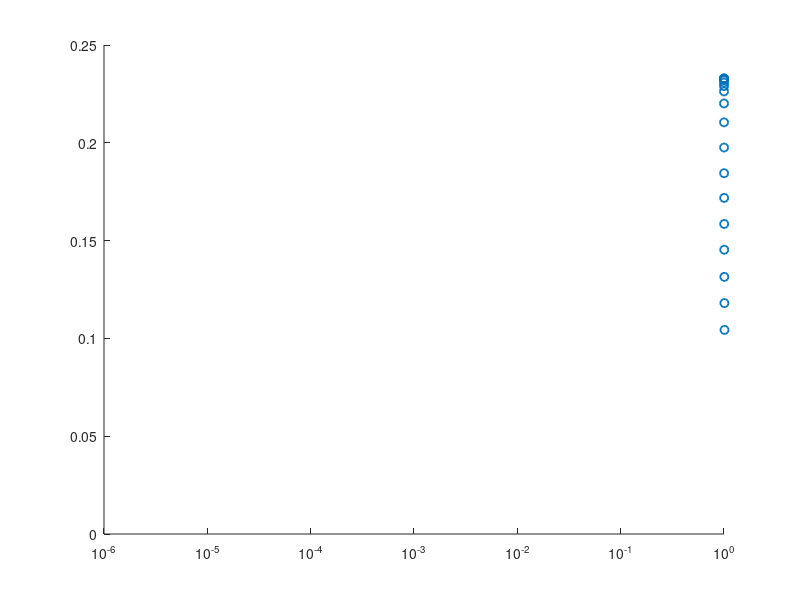

Write the MATLAB code that produced this figure.
Y2dig = [0.000001259373251009453, 0.0016356832559905887
0.000001940371514687366, 0.0016025340305349522
0.0000029896204820625454, 0.0015878010414437094
0.000004606266811721296, 0.0016191086432628399
0.000007097162099250899, 0.0017148730723568206
0.000010935067674552048, 0.001838261855997031
0.000016425277673761178, 0.001900754284726358
0.000026404127033029627, 0.0024515225269256813
0.000040684964135886944, 0.003202904970585868
0.00006269341914220248, 0.0045951724397209626
0.00009661151089441488, 0.006455212312507286
0.00014889449868739623, 0.009376027399872727
0.00022949861531119172, 0.013574929290915111
0.00035379848646591367, 0.019617296442016013
0.0005409312613321087, 0.02791745658721459
0.0007894575190711522, 0.03736000500180639
0.001081227347832378, 0.04702986427015876
0.0014375808419734757, 0.05696085143796081
0.0018554936933736727, 0.06678056320782266
0.002344529657527944, 0.07589687120575878
0.0030521342928085966, 0.0866988269729213
0.0040136500475999775, 0.09677657805001036
0.0050843218828736225, 0.10571917356711236
0.006760471742639133, 0.11636072931788329
0.008874571290805638, 0.1257137688012191
0.0118992451225351, 0.135044789565823
0.01671725005158139, 0.145064269471123
0.02398865337157055, 0.1549121197871557
0.03471499530388527, 0.16449257733511669
0.050459468167906765, 0.17382922974911083
0.07455511898899843, 0.18294851580001803
0.11353093255938604, 0.19160624283429284
0.17503867132652096, 0.1987351767005191
0.26679231016973654, 0.20340996843753306
0.4064259511021543, 0.206019534832023
0.7030855313803712, 0.2071766116159234];

Y1dig = [0.000001373529692170367, -8.560447239697871e-7
0.0000025331837480962662, -8.560447239697871e-7
0.000004671919317214954, -9.544607500588248e-7
0.000008660796396777242, 0.0000032050722105748074
0.000017260095942577926, 0.000004410668530165519
0.00002752408120930954, 0.00000532703599283443
0.00005177276615169792, 0.000014358888500658369
0.00009186117900785602, 0.00003338814512404871
0.00014986522527850034, 0.00006915400836122283
0.00023611530301419464, 0.00014773813529345733
0.0003323978845358271, 0.00025447449336128496
0.0004047661880469069, 0.00033881983960600253
0.0004860328341762603, 0.00044311601649744395
0.000578917462013169, 0.000558498469268909
0.0006720451003031337, 0.0006743481914079396
0.0007721692103973206, 0.0007915595154903328
0.0008781300388381325, 0.0009076879027874833
0.0009935079179363452, 0.0010249054905272146
0.001118278505890224, 0.0011382647226986847
0.0012587185206672858, 0.0012522447533637258
0.0014314460205828397, 0.0013693221523410203
0.0016447088788256528, 0.001485099414328974
0.00191978937739215, 0.0015962392266480317
0.0023454434784245127, 0.0017048030385381889
0.0034673516194610233, 0.0017929588865595158
0.006305516378237161, 0.0017168316639490644
0.011139859000503386, 0.0016146877580839845
0.01902845820167395, 0.0015537727113906358
0.034379283794653895, 0.0015224764150943394
0.06404523155549899, 0.0015150788104666508
0.11655544406190319, 0.001540965207631874
0.199157434682314, 0.0015937890069640229
0.3548035159937796, 0.0016516193304715312
0.603649244190338, 0.0016732344956103355
0.9684298167840083, 0.0016771372000931744];

Tdig = [0.000001486020665739492, 6535.360339148868
0.0000026693317322194124, 6535.102680625038
0.000004885073958422841, 6533.891994450791
0.000009651826184622128, 6534.859101743134
0.000017638267021713327, 6529.801025356456
0.000031124758042887185, 6518.24156219475
0.00005534605902206883, 6504.528286156587
0.00010163412588665602, 6472.902851731788
0.00020123599307959693, 6406.553237687353
0.00037208015352153614, 6304.351502632943
0.0006737160319316617, 6138.942250012088
0.0011422915409454574, 5926.274442504731
0.0017491818618681277, 5709.909354976367
0.002481930727822536, 5515.893343435618
0.0034474471001450513, 5324.289264887642
0.004834889364850496, 5135.8250782222185
0.007051982427248698, 4941.66496361918
0.011452234089091781, 4725.399172189993
0.02045635261107896, 4522.6609730043365
0.03887342871702687, 4344.933174206664
0.07840944050502596, 4180.01625890343
0.16097404943934857, 4047.602602544821
0.316819542054135, 3975.9795835634777
0.5822344453956471, 3956.0540646691497
0.8506751866516096, 3953.255902243101];

Y3dig = [0.0000013381465146014085, 0.00010102118030992646
0.000002497931148127742, 0.00010935231583383831
0.000004662912433505359, 0.00010102118030992646
0.000008566044908320071, 0.00009945909239919559
0.000016072982550257615, 0.00010102118030992646
0.000029527016065504108, 0.0000955018030253385
0.00005482001715078239, 0.00014496792019856597
0.00010177913927181578, 0.00020828455018030712
0.00018799186244202492, 0.0003973550424868355
0.0003488553500146733, 0.0010647550360939478
0.000645781169586477, 0.0031729538394292683
0.001033859605269182, 0.006888189013253401
0.0013625790155550408, 0.010384171511530663
0.0016908055096465987, 0.01439022034374561
0.0020553681344951517, 0.018769290810034492
0.002450899021242965, 0.023322811782887642
0.002890573255808896, 0.028113770118172315
0.0033567929299176107, 0.03273154993276288
0.003858215339050831, 0.037210462230131594
0.004411731211116071, 0.04172481618507938
0.005070735486479669, 0.04633991432005763
0.005858307958427839, 0.051042493192659445
0.0068031926527416815, 0.05573037356187265
0.00794131953639804, 0.06022340454001111
0.009511942649598572, 0.064766514072964
0.012507398455071024, 0.06963704219101588
0.019972878710371553, 0.0720063060073017
0.028077360536849134, 0.06833910925865219
0.03470092624185773, 0.06443261778204468
0.042620220484702626, 0.06003062801479886
0.05184540056217382, 0.055548338250675164
0.06343700689180617, 0.05100009366365382
0.078370968912051, 0.04653577658876973
0.098329931929582, 0.0421258722427762
0.12659393842052538, 0.03781572456641535
0.1780445151254225, 0.03312633665839304
0.2798231547172986, 0.029084898027734132
0.4789711490829157, 0.026773568116892237
0.7747546727911325, 0.026291218512100825];

Y4dig = [0.0000013804917624169693, 0.767085296358538
0.0000025451592728545583, 0.7670903473308884
0.00000469241171918051, 0.7670944305539147
0.000008783523860888947, 0.7671051829199451
0.00001619780797265008, 0.7671135455323943
0.000029724694991710478, 0.7671060318228612
0.0000590406733794615, 0.7670595760638075
0.0000985140073733879, 0.767088654518603
0.0001795001249644273, 0.7669557161792773
0.00030824304942479085, 0.766577689200535
0.000515171067204771, 0.7657658103224654
0.0008442785734011159, 0.7640594945354093
0.0012266167830984295, 0.7618071987466546
0.0015969358133596093, 0.7595518055358937
0.00196162985522644, 0.7573495603664336
0.0023355793735014307, 0.75520946960233
0.002753203421348333, 0.7529764057767707
0.003228861044178472, 0.7506325977179781
0.0037479620149177785, 0.7484275461767785
0.004328210671306096, 0.7461938042569005
0.004998291749127807, 0.7439553382999168
0.005801862439693299, 0.7416510854189947
0.006769332829380963, 0.7394157408495092
0.00797975462429123, 0.737233102668728
0.009706265262904273, 0.7350557719650436
0.012825897909859142, 0.7327716112025626
0.019519311261860302, 0.7319922696263312
0.02841954365416361, 0.7339374505009948
0.03615477139657785, 0.7360776651549179
0.044405295893134314, 0.7381877321454504
0.05401597182000986, 0.7402993182057724
0.06490840812566664, 0.7422420507917243
0.07781043362098004, 0.7440039237469619
0.09705999538477644, 0.7460130687679999
0.1262326002301976, 0.7480863290028903
0.17445323227945145, 0.7501430914904997
0.27182676535726585, 0.7520424820895617
0.4531226506379431, 0.7530582993096332
0.760180761468406, 0.7532656000915857];

Y5dig = [0.0000013573969026810786, 0.23283337249937464
0.000002554942793821503, 0.23292854056500897
0.000004644499296144421, 0.23268512993559803
0.00000914625523212119, 0.23283221950165633
0.00001546886248802708, 0.23240796909286543
0.000024542202210391633, 0.23193403427913006
0.000044569493263329365, 0.23079658298655847
0.00007550844265111659, 0.22897043473931467
0.00012654042011916585, 0.22626256661385566
0.00024213755420047692, 0.2201089140827006
0.000438185320027859, 0.2104562015565904
0.0007339377053618982, 0.1975803280125744
0.0010664899715854372, 0.18445408644998157
0.0014282975506011235, 0.17183338766042278
0.0018683218956565037, 0.15851057019860124
0.00237711784199452, 0.14532423685303006
0.0030171609187653495, 0.13146414924892605
0.0037800347005203074, 0.11804355305903619
0.004793462467363275, 0.10434534147808616
0.00607307519412244, 0.09090764290737172
0.007806843322153937, 0.07789770272216612
0.010359525801634984, 0.06487185334549575
0.015111515474991188, 0.05089981276105421
0.02532744735423996, 0.03821325075615717
0.04598736615021887, 0.02908372941571835
0.07901867647193762, 0.022710427768975833
0.13804039348602679, 0.01721377319209666
0.2492880295865353, 0.013286010762965872
0.4712068879973204, 0.011488618204014811
0.801569943180251, 0.01115537746136891];

pressdig = [0.0000016137995335261743, 16100.558215998775
0.0000029247717727710753, 16099.6093996007
0.000005375021284502547, 16102.632416642824
0.000010547998595208255, 16102.158048207668
0.000018296550405480608, 16103.393689872099
0.000033014935181139985, 16106.82370366309
0.000056525606405778854, 16110.546260501862
0.00010911120467011142, 16118.951691133672
0.00020241685590565394, 16134.334517285108
0.00038524915176157623, 16162.265205652202
0.0006657155267443786, 16202.239796967546
0.001073787469679705, 16253.957663421252
0.0015599900378435966, 16306.886377401062
0.0022019998263270177, 16363.842562117741
0.003072852155270264, 16420.364141249083
0.004040710357537967, 16471.778174767536
0.0052109719524503885, 16517.871189965994
0.007406882784576277, 16575.77374444402
0.01077293160421322, 16633.330064882124
0.015509095729443367, 16679.337003447527
0.02490428232634487, 16727.942811496654
0.049081940593058225, 16784.72181595364
0.09714712489740719, 16834.269939514517
0.17717609419523925, 16868.66606532415
0.3273278712595124, 16888.71608852977
0.5917932584050248, 16896.20583455165
0.9547055568919267, 16896.46194792101];

Tdig = [0.0000013772538735651438, 6534.813831863243
0.00000254501215692538, 6534.905441504263
0.000004702899736365569, 6532.752614940286
0.000009535154992719135, 6533.593591444852
0.000017420731494481997, 6528.2515902309715
0.00003027624701028886, 6516.825029626529
0.00005492367360189519, 6502.548916295892
0.00010163412588665591, 6470.194681328546
0.00020123599307959674, 6403.445606640127
0.00037208015352153576, 6300.884449443305
0.0006737160319316603, 6135.128014987121
0.001142291540945455, 5922.151455129707
0.0017491818618681242, 5705.537187164305
0.002481930727822531, 5511.316568769027
0.0034474471001450444, 5319.520334087894
0.004834889364850487, 5130.858361610198
0.007051982427248698, 4936.477522571749
0.011452234089091781, 4719.928186714543
0.02045635261107896, 4516.850753258919
0.03887342871702687, 4338.747517324522
0.07840944050502612, 4173.420302864726
0.16097404943934857, 4040.5860169985267
0.31681954205413565, 3968.5670517524013
0.5822344453956483, 3948.285672086336
0.8506751866516112, 3945.265787214114];

xY2true = Y2dig(:,1);
Y2true2 = Y2dig(:,2);

xY1true = Y1dig(:,1);
Y1true2 = Y1dig(:,2)*1e-3;

xY3true = Y3dig(:,1);
Y3true2 = Y3dig(:,2);

xY4true = Y4dig(:,1);
Y4true2 = Y4dig(:,2);

xY5true = Y5dig(:,1);
Y5true2 = Y5dig(:,2);

xPtrue = pressdig(:,1);
Ptrue2 = pressdig(:,2);

xTtrue = Tdig(:,1);
Ttrue2 = Tdig(:,2);

figure(10)
hold on
% scatter(xY1true,Y1true2,'LineWidth',1.3)
% scatter(xY2true,Y2true2,'LineWidth',1.3)
% scatter(xY3true,Y3true2,'LineWidth',1.3)
% scatter(xY4true,Y4true2,'LineWidth',1.3)
scatter(xY5true,Y5true2,'LineWidth',1.3)
set(gca,'Xscale','log');